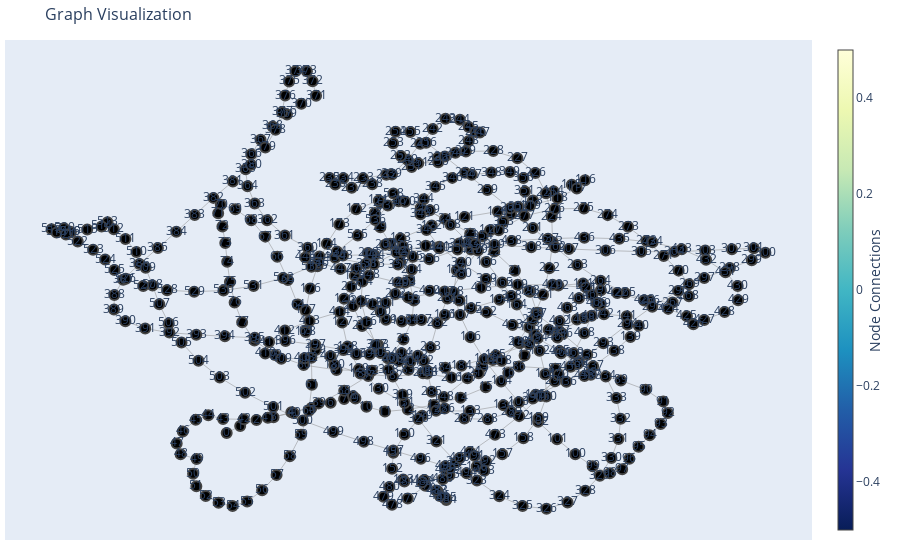

The code cell stored with this chart in its notebook:
### Code cell
num_nodes = 539
# Define a graph convolutional layer
conv = dglnn.GraphConv(in_feats=1, out_feats=1)

# Define a pooling function
def simple_pool(g, nodes):
    return {'h': torch.mean(nodes.mailbox['m'], dim=1)}  # Calculate mean of node features

# Add self-loops to the graph
g = dgl.add_self_loop(g)

# Perform graph convolution
h = torch.ones(num_nodes, 1)  # Initialize node features
for i in range(5):  # Example: Perform 5 iterations of graph convolution
    g.ndata['h'] = h
    g.update_all(fn.copy_u('h', 'm'), fn.mean('m', 'h_neigh'))  # Updated message passing functions
    h = torch.relu(conv(g, h))

# Convert DGL graph to NetworkX graph
nx_g = g.to_networkx().to_undirected()

# Get the layout for plotting
pos = nx.spring_layout(nx_g)

# Create edge traces
edge_x = []
edge_y = []
for edge in nx_g.edges():
    x0, y0 = pos[edge[0]]
    x1, y1 = pos[edge[1]]
    edge_x.extend([x0, x1, None])
    edge_y.extend([y0, y1, None])

edge_trace = go.Scatter(
    x=edge_x,
    y=edge_y,
    line=dict(width=0.5, color='#888'),
    hoverinfo='none',
    mode='lines')

# Create node traces
node_trace = go.Scatter(
    x=[],  # Initialize 'x' as an empty list
    y=[],  # Initialize 'y' as an empty list
    text=list(nx_g.nodes()),  # Show node IDs as text
    mode='markers+text',
    hoverinfo='text',
    marker=dict(
        showscale=True,
        colorscale='YlGnBu',
        reversescale=True,
        color=[],
        size=10,
        colorbar=dict(
            thickness=15,
            title='Node Connections',
            xanchor='left',
            titleside='right'
        ),
        line=dict(width=2)))

# Extract node coordinates and store them in lists
x_list = []
y_list = []
for node in nx_g.nodes():
    x, y = pos[node]
    x_list.append(x)
    y_list.append(y)

# Update node_trace 'x' and 'y' with the extracted coordinates
node_trace['x'] = x_list
node_trace['y'] = y_list


fig = go.Figure(data=[edge_trace, node_trace],
             layout=go.Layout(
                title='Graph Visualization',
                titlefont=dict(size=16),
                showlegend=False,
                hovermode='closest',
                margin=dict(b=20, l=5, r=5, t=40),
                xaxis=dict(showgrid=False, zeroline=False, showticklabels=False),
                yaxis=dict(showgrid=False, zeroline=False, showticklabels=False)
             ))

fig.show()

### Figure 1 — Plotly figure (JSON) as saved in the notebook; plotly's stock layout.template omitted (floating-point values rounded to 4 significant figures; data arrays with more than 128 entries replaced by an {"elided": "..."} marker saying what was removed)
{"data": [{"hoverinfo": "none", "line": {"color": "#888", "width": 0.5}, "mode": "lines", "type": "scatter", "x": {"elided": "4848 float values"}, "y": {"elided": "4848 float values"}}, {"hoverinfo": "text", "marker": {"color": [], "colorbar": {"thickness": 15, "title": {"side": "right", "text": "Node Connections"}, "xanchor": "left"}, "colorscale": [[0, "rgb(255,255,217)"], [0.125, "rgb(237,248,177)"], [0.25, "rgb(199,233,180)"], [0.375, "rgb(127,205,187)"], [0.5, "rgb(65,182,196)"], [0.625, "rgb(29,145,192)"], [0.75, "rgb(34,94,168)"], [0.875, "rgb(37,52,148)"], [1, "rgb(8,29,88)"]], "line": {"width": 2}, "reversescale": true, "showscale": true, "size": 10}, "mode": "markers+text", "text": {"elided": "539 str values"}, "type": "scatter", "x": {"elided": "539 float values"}, "y": {"elided": "539 float values"}}], "layout": {"hovermode": "closest", "margin": {"b": 20, "l": 5, "r": 5, "t": 40}, "showlegend": false, "title": {"font": {"size": 16}, "text": "Graph Visualization"}, "xaxis": {"showgrid": false, "showticklabels": false, "zeroline": false}, "yaxis": {"showgrid": false, "showticklabels": false, "zeroline": false}}}
